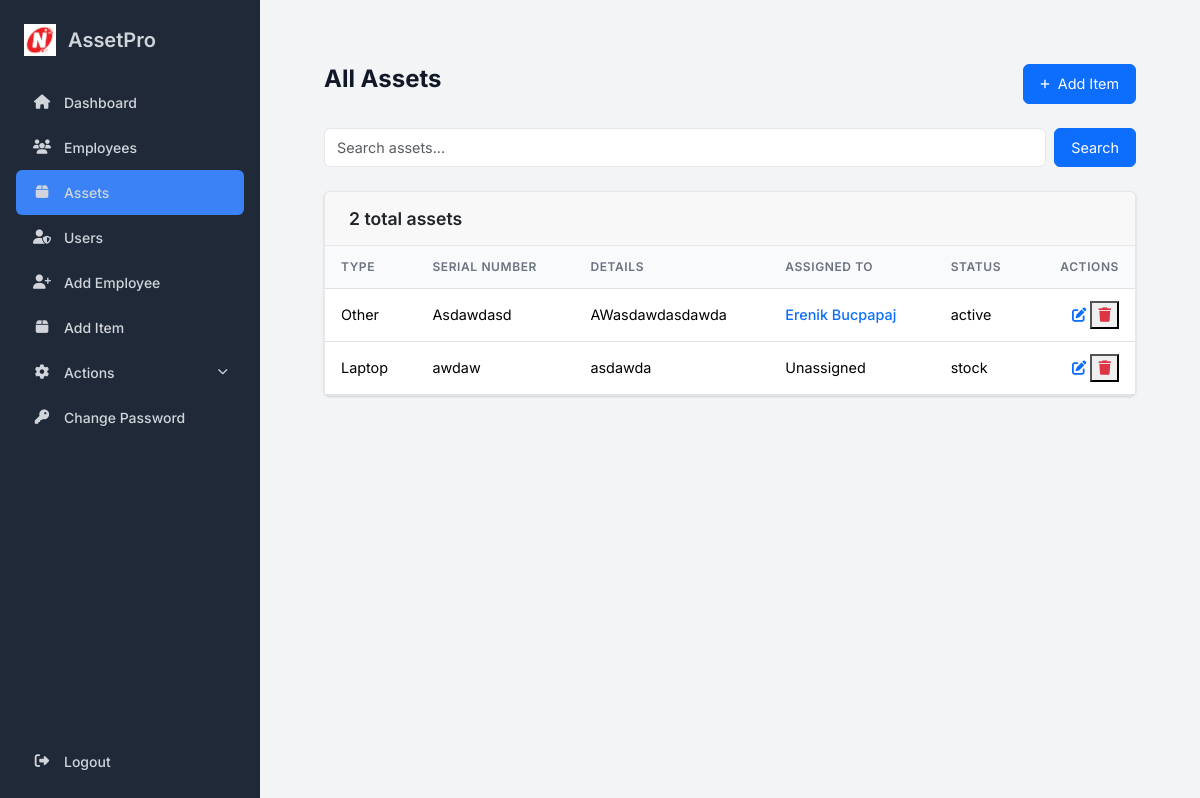
The app's page /assets (signed in) with its own data.
### models.py (models this page shows)
class InventoryItem(db.Model):
    id = db.Column(db.Integer, primary_key=True)
    item_type = db.Column(db.String(100), nullable=False)
    serial_number = db.Column(db.String(100), unique=True, nullable=False)
    details = db.Column(db.String(255))
    status = db.Column(db.String(50), nullable=False)
    assigned_to_id = db.Column(db.Integer, db.ForeignKey('person.id'))
    created_at = db.Column(db.DateTime, nullable=False, default=datetime.utcnow)
    updated_at = db.Column(db.DateTime, nullable=False, default=datetime.utcnow, onupdate=datetime.utcnow)

class Person(db.Model):
    id = db.Column(db.Integer, primary_key=True)
    first_name = db.Column(db.String(100), nullable=False)
    last_name = db.Column(db.String(100), nullable=False)
    email = db.Column(db.String(100), unique=True, nullable=False)
    department = db.Column(db.String(100), nullable=False)
    items = db.relationship('InventoryItem', backref='person', lazy=True)
    created_at = db.Column(db.DateTime, nullable=False, default=datetime.utcnow)
    updated_at = db.Column(db.DateTime, nullable=False, default=datetime.utcnow, onupdate=datetime.utcnow)

### app.py (the view, shortened to what this page needs)
@app.route('/assets', methods=['GET', 'POST'])
@login_required
def assets():
    search_query = request.form.get('search', '') if request.method == 'POST' else ''
    query = InventoryItem.query
    items = query.all()
    return render_template('assets.html', items=items, search_query=search_query, user_role=current_user.role)

### app.py (called while the page is built)
@login_manager.user_loader
def load_user(user_id):
    return User.query.get(int(user_id))

### templates/assets.html (shortened to what this page needs)
{% extends "base.html" %}
{% block content %}
<div class="main-content">
    <div class="page-header">
        <h1 class="page-title">All Assets</h1>
        {% if user_role == 'admin' %}
        <a href="{{ url_for('add_item') }}" class="btn btn-primary"> Add Item</a>
        {% endif %}
    </div>
    <div class="mb-4">
        <form method="POST" class="d-flex gap-2">
            <input type="text" name="search" value="{{ search_query }}" placeholder="Search assets..." class="form-control">
            <button type="submit" class="btn btn-primary">Search</button>
        </form>
    </div>
    <div class="card">
        <div class="card-header">
            <h3 class="card-title">{{ items|length }} total assets</h3>
        </div>
        <div class="table-responsive">
            {% if items %}
            <table class="table mb-0">
                <thead>
                    <tr>
                        <th>Type</th>
                        <th>Serial Number</th>
                        <th>Details</th>
                        <th>Assigned To</th>
                        <th>Status</th>
                        {% if user_role == 'admin' %}
                        <th class="text-end">Actions</th>
                        {% endif %}
                    </tr>
                </thead>
                <tbody>
                    {% for item in items %}
                    <tr>
                        <td>{{ item.item_type }}</td>
                        <td>{{ item.serial_number }}</td>
                        <td>{{ item.details or '-' }}</td>
                        <td>
                            {% if item.person %}
                                <a href="{{ url_for('person_detail', id=item.person.id) }}" class="text-primary">{{ item.person.first_name }} {{ item.person.last_name }}</a>
                            {% else %}
                                Unassigned
                            {% endif %}
                        </td>
                        <td>{{ item.status }}</td>
                        {% if user_role == 'admin' %}
                        <td class="text-end">
                            <a href="{{ url_for('edit_item', id=item.id) }}" class="text-primary" title="Edit"><i class="fas fa-edit"></i></a>
                            <form action="{{ url_for('delete_item', id=item.id) }}" method="POST" class="d-inline" onsubmit="return confirm('Are you sure you want to delete this item?');">
                                <button type="submit" class="text-danger" title="Delete"><i class="fas fa-trash"></i></button>
                            </form>
                        </td>
                        {% endif %}
                    </tr>
                    {% endfor %}
                </tbody>
            </table>
            {% endif %}
        </div>
    </div>
</div>
{% endblock %}

### static/css/app.css (style rules this page uses)
:root { --primary-color: #3b82f6; --primary-hover: #2563eb; --sidebar-bg: #1f2937; --sidebar-text: #d1d5db; --sidebar-text-hover: #ffffff; --sidebar-active-bg: #374151; --body-bg: #f3f4f6; --card-bg: #ffffff; --border-color: #e5e7eb; --text-color-dark: #111827; --text-color-light: #6b7280; --font-size-base: 14px; --border-radius: 0.375rem; --box-shadow: 0 1px 3px 0 rgba(0, 0, 0, 0.1), 0 1px 2px 0 rgba(0, 0, 0, 0.06); --transition-base: all 0.2s cubic-bezier(0.4, 0, 0.2, 1); }
* { box-sizing: border-box; }
body { margin: 0; font-family: 'Inter', sans-serif; background-color: var(--body-bg); color: var(--text-color-dark); font-size: var(--font-size-base); line-height: 1.5; }
.main-content { flex-grow: 1; padding: 2rem; overflow-y: auto; }
.page-header { display: flex; justify-content: space-between; align-items: center; margin-bottom: 1.5rem; }
.page-title { font-size: 1.5rem; font-weight: 700; color: var(--text-color-dark); }
.card { background-color: var(--card-bg); border-radius: var(--border-radius); box-shadow: var(--box-shadow); border: 1px solid var(--border-color); }
.card-header { padding: 1rem 1.5rem; border-bottom: 1px solid var(--border-color); }
.card-title { font-size: 1.1rem; font-weight: 600; margin: 0; }
.table { width: 100%; font-size: 0.9rem; }
.table thead th { background: #f9fafb; padding: 0.75rem 1rem; font-size: 0.75rem; text-transform: uppercase; letter-spacing: 0.05em; font-weight: 600; color: var(--text-color-light); }
.table tbody td { padding: 0.75rem 1rem; border-top: 1px solid var(--border-color); vertical-align: middle; }
.table a { color: var(--primary-color); text-decoration: none; font-weight: 500; }
.form-control, .form-select { padding: 0.5rem 0.75rem; border: 1px solid var(--border-color); font-size: 0.9rem; }
.btn { font-size: 0.9rem; padding: 0.5rem 1rem; }

### records on screen
InventoryItem: item_type "Other", serial_number "Asdawdasd", details "AWasdawdasdawda", person.first_name "Erenik", person.last_name "Bucpapaj", status "active"
InventoryItem: item_type "Laptop", serial_number "awdaw", details "asdawda", shows "Unassigned", status "stock"

### other values on screen
{{ items|length }} "2"
